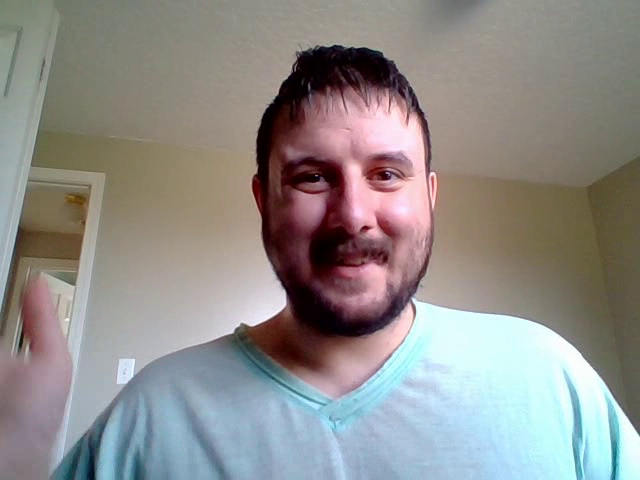
#> input picture frame 10 of AI/Using webcam in WSL/Video/captured_video.avi, 640 x 480 px
$ python face_detect_video.py
#> lines starting #> are read from the running program, lines starting #| are printed output that depends on the picture; after the words box and inside, x2 and y2 are one past the last pixel; in counts of white or black regions, pixels touching at a corner belong together
import cv2
import os

print("Video face detection script started.")

# Ensure output directory exists
os.makedirs('Testing', exist_ok=True)

# Load the face cascade classifier
face_cascade = cv2.CascadeClassifier(cv2.data.haarcascades + 'haarcascade_frontalface_default.xml')

# Try to load a video (check multiple possible locations)
video_paths = [
    'Using Webcam in WSL/Video/captured_video.avi',  # From your webcam capture
    'Video/captured_video.avi',  # Alternative location
    'Testing/captured_video.avi'  # Another alternative
]

input_video_path = None
for path in video_paths:
    if os.path.exists(path):
        input_video_path = path
        print(f"Loading video from: {path}")
        break

if input_video_path is None:
    print("Error: No video found. Please run the webcam video capture script first:")
    print("python \"Using Webcam in WSL\\capturevideo.py\"")
    exit(1)

# Open the video file
cap = cv2.VideoCapture(input_video_path)

if not cap.isOpened():
    print(f"Error: Could not open video file {input_video_path}")
    exit(1)

# Get video properties
fps = int(cap.get(cv2.CAP_PROP_FPS))
width = int(cap.get(cv2.CAP_PROP_FRAME_WIDTH))
height = int(cap.get(cv2.CAP_PROP_FRAME_HEIGHT))
total_frames = int(cap.get(cv2.CAP_PROP_FRAME_COUNT))

print(f"Video properties: {width}x{height}, {fps} FPS, {total_frames} frames")

# Define the codec and create VideoWriter object
fourcc = cv2.VideoWriter_fourcc(*'XVID')
output_path = 'Testing/faces_video_output.avi'
out = cv2.VideoWriter(output_path, fourcc, fps, (width, height))

frame_count = 0
faces_detected_total = 0

print("Processing video frames...")

while True:
    # Read frame from video
    ret, frame = cap.read()
#> frame is the input picture: shape (480, 640, 3); mean B, G, R 138.4, 141, 143.7

    if not ret:
        break

    frame_count += 1

    # Convert to grayscale for face detection
    gray = cv2.cvtColor(frame, cv2.COLOR_BGR2GRAY)
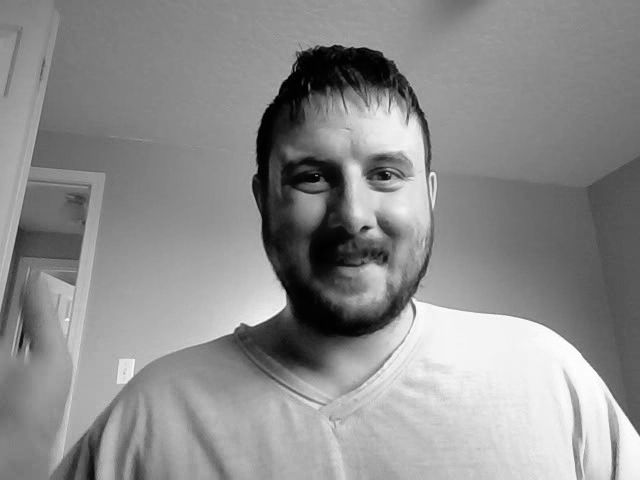
#> gray: shape (480, 640); min 0, max 255, mean 141.5

    # Detect faces
    faces = face_cascade.detectMultiScale(gray, 1.1, 4)
#> faces = [[253, 99, 198, 198]]

    if len(faces) > 0:
        faces_detected_total += len(faces)
#> faces_detected_total = 1

    # Draw rectangles around detected faces
    for (x, y, w, h) in faces:
        cv2.rectangle(frame, (x, y), (x+w, y+h), (255, 0, 0), 2)
#> this loop made 1 pass
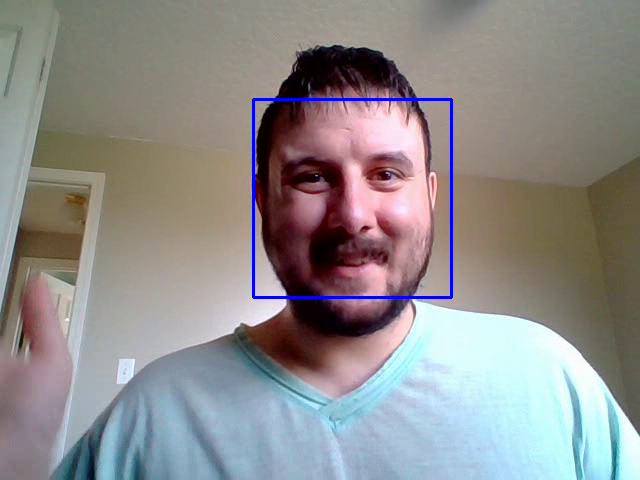
#> frame: shape (480, 640, 3); 0.77% of pixels changed, all inside (x1, y1, x2, y2) = (252, 98, 453, 299)

    # Write the frame to output video
    out.write(frame)

    # Print progress every 30 frames
    if frame_count % 30 == 0:
        progress = (frame_count / total_frames) * 100
        print(f"Progress: {progress:.1f}% ({frame_count}/{total_frames} frames)")

# Release everything
cap.release()
out.release()

print(f"\nVideo processing complete!")
print(f"Processed {frame_count} frames")
print(f"Total faces detected: {faces_detected_total}")
print(f"Output saved as: {output_path}")
print("You can now play the output video to see face detection results.")

$ run again, starting later in the video
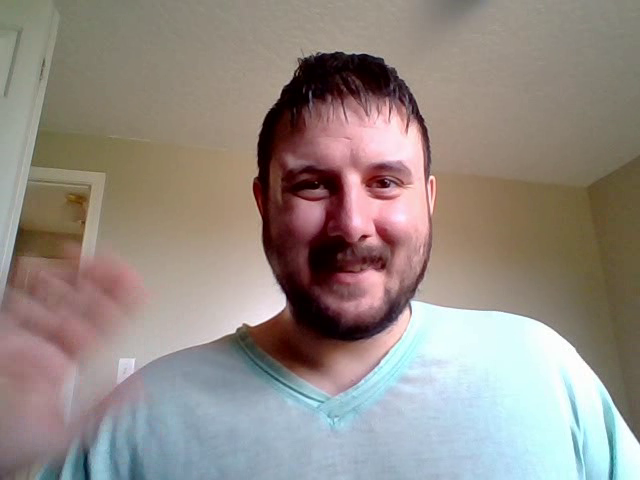
#> input picture frame 45 of AI/Using webcam in WSL/Video/captured_video.avi, 640 x 480 px
#> frame is the input picture: shape (480, 640, 3); mean B, G, R 132.9, 139.2, 148.3
#> `gray = cv2.cvtColor(frame, cv2.COLOR_BGR2GRAY)`:
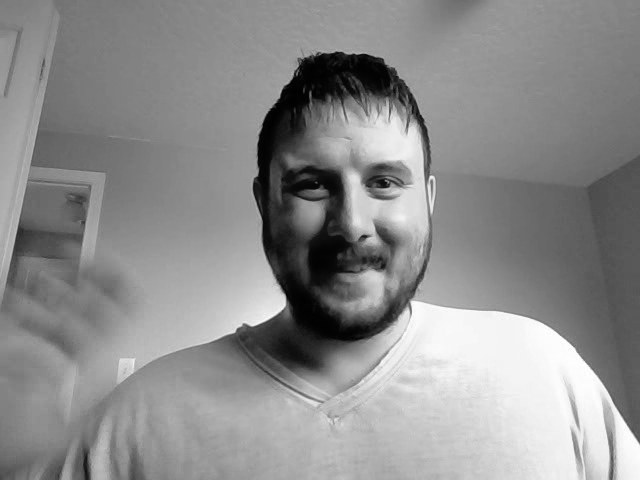
#> gray: shape (480, 640); min 0, max 255, mean 141.2
#> faces = [[253, 107, 195, 195]]
#> faces_detected_total = 1
#> the loop `for (x, y, w, h) in faces:` made 1 pass
#> after the loop `for (x, y, w, h) in faces:`:
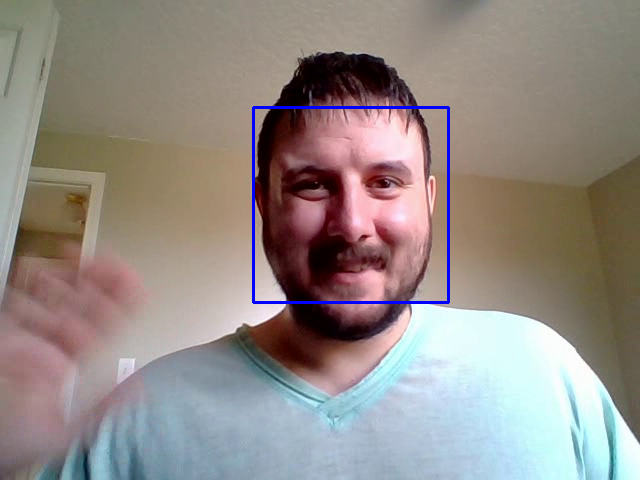
#> frame: shape (480, 640, 3); 0.76% of pixels changed, all inside (x1, y1, x2, y2) = (252, 106, 450, 304)

$ run again, starting later in the video
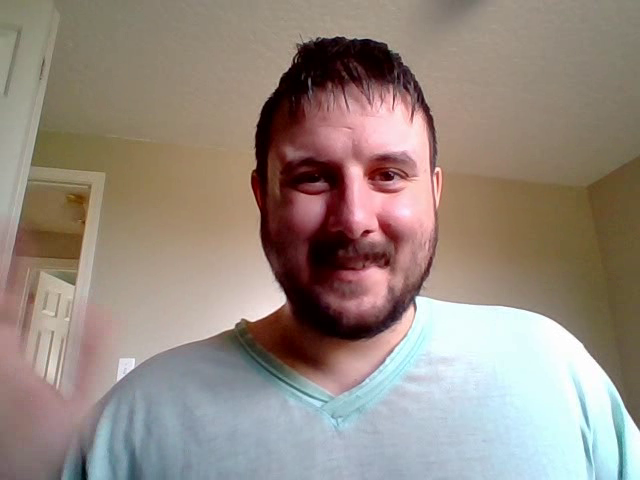
#> input picture frame 80 of AI/Using webcam in WSL/Video/captured_video.avi, 640 x 480 px
#> frame is the input picture: shape (480, 640, 3); mean B, G, R 128.3, 137.6, 150.3
#> `gray = cv2.cvtColor(frame, cv2.COLOR_BGR2GRAY)`:
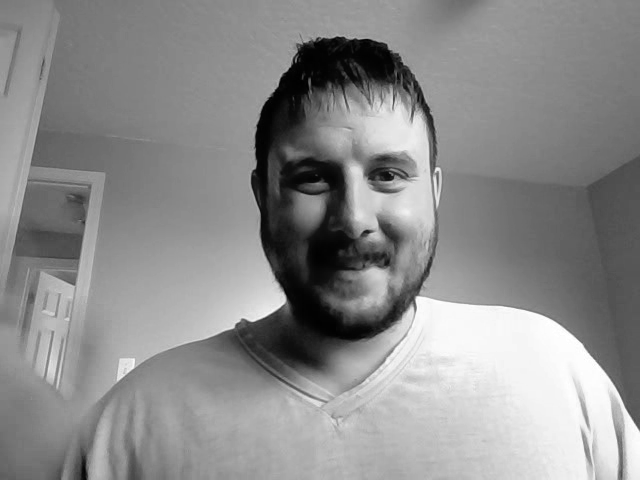
#> gray: shape (480, 640); min 0, max 255, mean 140.3
#> faces = [[250, 97, 206, 206]]
#> faces_detected_total = 1
#> the loop `for (x, y, w, h) in faces:` made 1 pass
#> after the loop `for (x, y, w, h) in faces:`:
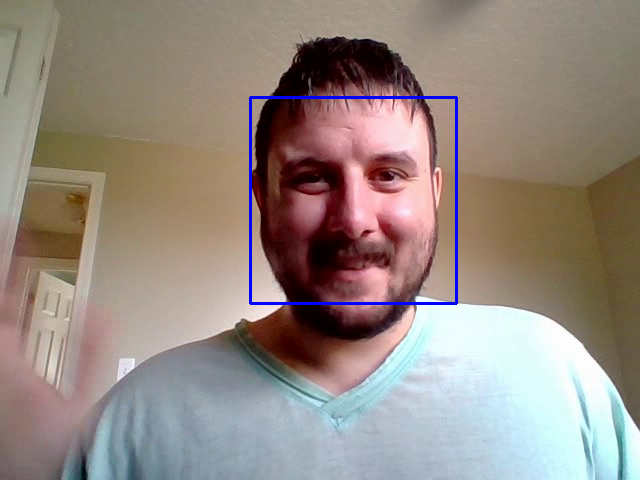
#> frame: shape (480, 640, 3); 0.8% of pixels changed, all inside (x1, y1, x2, y2) = (249, 96, 458, 305)
